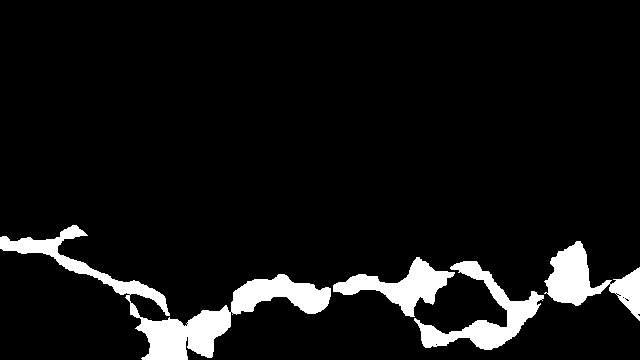
#> input picture images/20160328_153829_1_1.png, 640 x 360 px; its folder holds only this picture in this run
$ python measurement_methods.py
#> lines starting #> are read from the running program, lines starting #| are printed output that depends on the picture; after the words box and inside, x2 and y2 are one past the last pixel; in counts of white or black regions, pixels touching at a corner belong together
#!/usr/bin/env python
# coding: utf-8

# # Width algorithm

# In[1]:


import glob
import os
import cv2
import math
import numpy as np
from skimage import morphology, feature, draw
from sklearn.decomposition import PCA
import matplotlib.pyplot as plt
from DSE_prune import *
from intersection_remover import *
from rasterizing import *
import csv
from random import sample
import matplotlib
matplotlib.use('TkAgg')  # X11 포워딩을 위한 백엔드 설정

# In[2]:


# [458 lines left out: functions get_pca_vector, get_constant_region_pca, get_adaptive_region_pca, binarize, get_width, shortest_method and 2 more, not called in this run]


# In[16]:


if __name__ == "__main__":
    folder_path = "./images"
    mask_paths = sorted(glob.glob(os.path.join(folder_path, '*png')))
    mask_files = []
    for path in mask_paths:
        mask = cv2.imread(path, cv2.IMREAD_UNCHANGED)
#> mask: shape (360, 640); 7.5% white; 4 white regions, box (x1, y1, x2, y2) and area: (0, 225, 331, 360) 8084, (414, 261, 544, 350) 3324, (544, 241, 640, 321) 3110, (333, 257, 455, 317) 2665
        mask_files.append(mask)

    # padding
    padded_mask = []
    for mask in mask_files:
        pad_mask = np.pad(mask, ((2, 2), (2, 2)), "constant")
        padded_mask.append(pad_mask)
#> this loop made 1 pass
#> pass 1, `pad_mask = np.pad(mask, ((2, 2), (2, 2)), "constant")`:
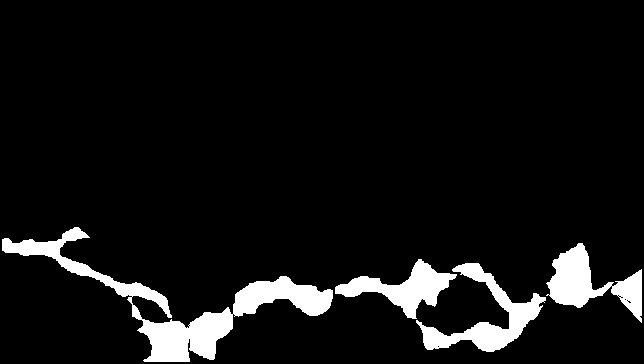
#> pad_mask: shape (364, 644); 7.3% white; 4 white regions, box (x1, y1, x2, y2) and area: (2, 227, 333, 362) 8084, (416, 263, 546, 352) 3324, (546, 243, 642, 323) 3110, (335, 259, 457, 319) 2665
#> after the loop, padded_mask = 1 item

#> (the run stopped early here; a loop or call above may not have finished)
